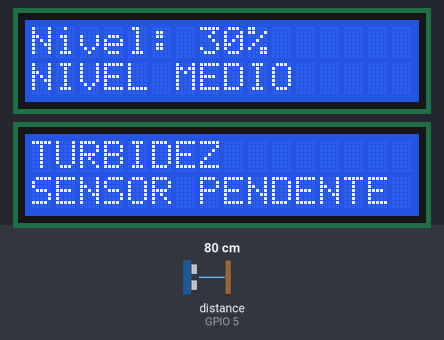
This sketch was run on a simulated ESP32-S3. On the bench: 2 × 16×2 character LCD. Wiring (inferred from the names in the program): ultrasonic range finder: trigger GPIO 4; echo GPIO 5. The inputs (shaded band) are chosen by the test bench; at power-on: distance to the obstacle (sensor on GPIO 5) 80 cm. The echo pulse lasts 58.3 µs per cm; WiFi joins after 1.5 s; servers stay silent unless stated; the local clock reads 2024-03-15 10:24:30 at power-on unless the sketch sets it; what the sketch prints to the serial monitor is not drawn.

Above: at 1.3 s.
1.4 s: distance to the obstacle (sensor on GPIO 5) set to 2 cm
At 3.7 s:
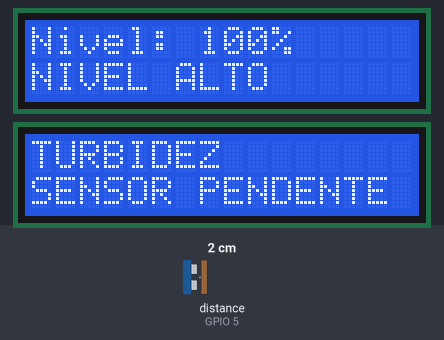
4.0 s: distance to the obstacle (sensor on GPIO 5) set to 120 cm
At 6.0 s:
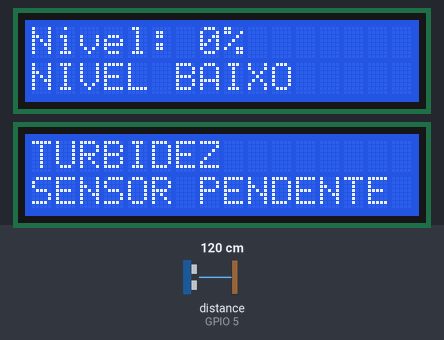
7.6 s: distance to the obstacle (sensor on GPIO 5) set to 18 cm
At 9.6 s:
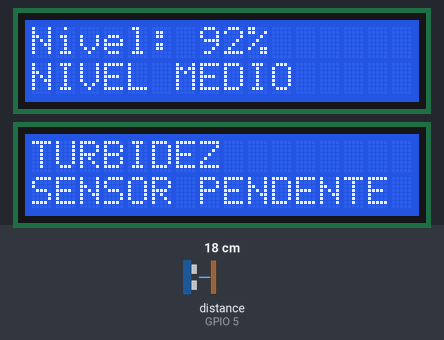
10.1 s: distance to the obstacle (sensor on GPIO 5) set to 4 cm
At 11.3 s:
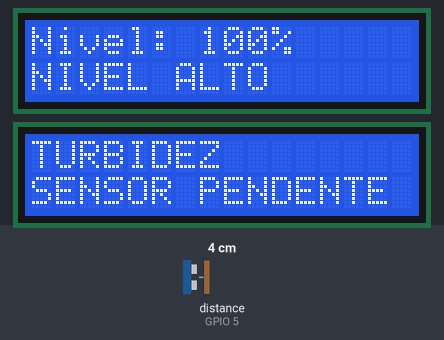
12.1 s: distance to the obstacle (sensor on GPIO 5) set to 250 cm
At 13.4 s:
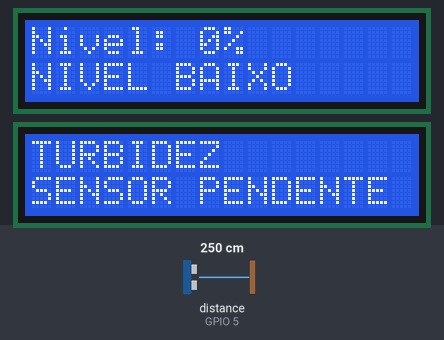
Timing chart, 0 to 15.1 s (numbered marks = the images above; inputs shaded):
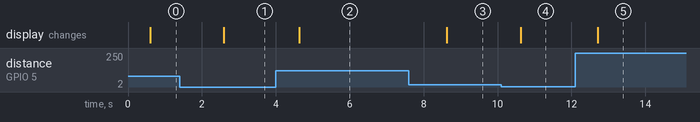

Measured:
- after the input at 1.4 s, the display: changes after 1.2 s (image 1)
- after the input at 4.0 s, the display: changes after 0.64 s (image 2)
- after the input at 7.6 s, the display: changes after 1.0 s (image 3)
- after the input at 10.1 s, the display: changes after 0.53 s (image 4)
- after the input at 12.1 s, the display: changes after 0.61 s (image 5)

The sketch:

nivelclean_simulacao.ino
```cpp
// NivelClean: ESP32-S3 SOMENTE para simulacao no Cirkit.
// Dois LCDs I2C: nivel 0x27 e turbidez 0x26. Nao inserir senhas neste arquivo.
#include <WiFi.h>
#include <WiFiClientSecure.h>
#include <HTTPClient.h>
#include <Wire.h>
#include <LiquidCrystal_I2C.h>
#include <time.h>
#include <math.h>
#include "firebase_roots.h"

const uint8_t TRIG_PIN=4, ECHO_PIN=5, SDA_PIN=8, SCL_PIN=9;
const float EMPTY_CM=110.0f, FULL_CM=10.0f; // EXEMPLOS da simulacao, nao da caixa real.
LiquidCrystal_I2C lcdLevel(0x27,16,2), lcdTurbidity(0x26,16,2);
String deviceUid, sessionToken, command;
uint32_t lastRead=0, lastPublish=0, tokenStart=0;
float lastCm=NAN;
const char* DB="https://nivelclean-2bc3b-default-rtdb.firebaseio.com";

void line(LiquidCrystal_I2C &lcd,uint8_t row,const String &text) {
  lcd.setCursor(0,row);
  for(uint8_t i=0;i<16;i++) lcd.print(i<text.length()?text[i]:' ');
}
float measure() {
  float values[5]; uint8_t n=0;
  for(uint8_t i=0;i<5;i++) {
    digitalWrite(TRIG_PIN,LOW);delayMicroseconds(2);
    digitalWrite(TRIG_PIN,HIGH);delayMicroseconds(10);digitalWrite(TRIG_PIN,LOW);
    unsigned long pulse=pulseIn(ECHO_PIN,HIGH,30000UL);
    float cm=pulse*0.0343f/2;
    if(pulse>0 && cm>=2 && cm<=400) values[n++]=cm;
    delay(65);
  }
  if(n<3) return NAN;
  for(uint8_t i=1;i<n;i++){float v=values[i];int j=i-1;while(j>=0 && values[j]>v){values[j+1]=values[j];j--;}values[j+1]=v;}
  return n%2?values[n/2]:(values[n/2-1]+values[n/2])/2;
}
float percent(float cm){return constrain(100.0f*(EMPTY_CM-cm)/(EMPTY_CM-FULL_CM),0.0f,100.0f);}
void display(float cm) {
  line(lcdTurbidity,0,"TURBIDEZ");line(lcdTurbidity,1,"SENSOR PENDENTE");
  if(!isfinite(cm)){line(lcdLevel,0,"Nivel: --%");line(lcdLevel,1,"SEM LEITURA");Serial.println("SIMULACAO | SEM LEITURA");return;}
  const float p=percent(cm);
  line(lcdLevel,0,"Nivel: "+String(p,0)+"%");
  line(lcdLevel,1,p<=20?"NIVEL BAIXO":p>=95?"NIVEL ALTO":"NIVEL MEDIO");
  Serial.printf("SIMULACAO | %.1f cm | %.1f %% | turbidez pendente\n",cm,p);
}
bool safeUid(const String &uid){
  if(uid.length()==0 || uid.length()>128)return false;
  for(size_t i=0;i<uid.length();i++){char c=uid[i];if(!isalnum(c)&&c!='_'&&c!='-')return false;}return true;
}
// Credencial de sessao recebida SO durante a execucao; nao e salva no sketch/NVS.
// O painel autenticado copia AUTH <uid> <idToken>. Expira em ate uma hora.
void readCommand(){
  while(Serial.available()){
    char c=Serial.read();
    if(c=='\r')continue;
    if(c=='\n'){
      if(command=="SAIR"){sessionToken="";deviceUid="";Serial.println("Sessao encerrada.");}
      else if(command.startsWith("AUTH ")){
        int split=command.indexOf(' ',5);
        String uid=split>5?command.substring(5,split):"";
        String token=split>5?command.substring(split+1):"";
        if(safeUid(uid)&&token.length()>100&&token.length()<4000){deviceUid=uid;sessionToken=token;tokenStart=millis();Serial.println("Sessao recebida. Aguardando Wi-Fi e NTP.");}
        else Serial.println("Comando de sessao invalido.");
      }
      command="";
    }else if(command.length()<4200)command+=c;
    else command="";
  }
}
void publish(float cm){
  if(sessionToken.isEmpty())return;
  if(uint32_t(millis()-tokenStart)>3600000UL){sessionToken="";Serial.println("Sessao expirou. Copie uma nova pelo painel.");return;}
  if(WiFi.status()!=WL_CONNECTED||time(nullptr)<1767225600)return;
  // Recolhe nova amostra imediatamente antes de enviar: nao renova dado antigo.
  const bool valid=isfinite(cm);
  String body="{\"status\":\""+String(valid?"ok":"sem_eco")+"\",\"calibrated\":true,\"emptyCm\":110,\"fullCm\":10,\"timestamp\":{\".sv\":\"timestamp\"},\"rssi\":"+String(WiFi.RSSI())+",\"version\":\"simulacao-2.0.0\",\"source\":\"simulacao\",\"turbidity\":{\"status\":\"not_configured\"}";
  if(valid)body+=",\"distanceCm\":"+String(cm,1)+",\"levelPct\":"+String(percent(cm),1);
  body+="}";
  WiFiClientSecure client;client.setCACert(FIREBASE_ROOTS);
  HTTPClient http;http.setTimeout(8000);http.useHTTP10(true);
  if(!http.begin(client,String(DB)+"/nivelclean/devices/"+deviceUid+"/telemetry.json?auth="+sessionToken+"&print=silent"))return;
  http.addHeader("Content-Type","application/json");
  int code=http.PUT(body);http.end();Serial.printf("Firebase HTTP %d\n",code);
  if(code==401||code==403){sessionToken="";Serial.println("Confira permissao do UID ou renove a sessao no painel.");}
}
void setup(){
  Serial.begin(115200);pinMode(TRIG_PIN,OUTPUT);pinMode(ECHO_PIN,INPUT);
  Wire.begin(SDA_PIN,SCL_PIN);lcdLevel.init();lcdLevel.backlight();lcdTurbidity.init();lcdTurbidity.backlight();
  display(NAN);
  WiFi.begin("CirkitWifi","");configTime(0,0,"time.google.com","pool.ntp.org");
  Serial.println("SIMULACAO NivelClean. Teste local ativo; Firebase aguarda sessao AUTH pelo Serial.");
  lastRead=millis()-1000;lastPublish=millis();
}
void loop(){
  readCommand();
  if(uint32_t(millis()-lastRead)>=1000){lastRead=millis();lastCm=measure();display(lastCm);
    if(uint32_t(millis()-lastPublish)>=10000){lastPublish=millis();publish(lastCm);}
  }
  delay(10);
}
```

firebase_roots.h
```cpp
#pragma once
#include <pgmspace.h>
// Raizes publicas Google Trust Services; extraidas do trust store do sistema.
// Fonte oficial para renovacao: https://pki.goog/repository/
// Verificar/renovar se o Google alterar a cadeia TLS.
static const char FIREBASE_ROOTS[] PROGMEM = R"CERT(
-----BEGIN CERTIFICATE-----
MIIFVzCCAz+gAwIBAgINAgPlk28xsBNJiGuiFzANBgkqhkiG9w0BAQwFADBHMQsw
CQYDVQQGEwJVUzEiMCAGA1UEChMZR29vZ2xlIFRydXN0IFNlcnZpY2VzIExMQzEU
MBIGA1UEAxMLR1RTIFJvb3QgUjEwHhcNMTYwNjIyMDAwMDAwWhcNMzYwNjIyMDAw
MDAwWjBHMQswCQYDVQQGEwJVUzEiMCAGA1UEChMZR29vZ2xlIFRydXN0IFNlcnZp
Y2VzIExMQzEUMBIGA1UEAxMLR1RTIFJvb3QgUjEwggIiMA0GCSqGSIb3DQEBAQUA
A4ICDwAwggIKAoICAQC2EQKLHuOhd5s73L+UPreVp0A8of2C+X0yBoJx9vaMf/vo
27xqLpeXo4xL+Sv2sfnOhB2x+cWX3u+58qPpvBKJXqeqUqv4IyfLpLGcY9vXmX7w
Cl7raKb0xlpHDU0QM+NOsROjyBhsS+z8CZDfnWQpJSMHobTSPS5g4M/SCYe7zUjw
TcLCeoiKu7rPWRnWr4+wB7CeMfGCwcDfLqZtbBkOtdh+JhpFAz2weaSUKK0Pfybl
qAj+lug8aJRT7oM6iCsVlgmy4HqMLnXWnOunVmSPlk9orj2XwoSPwLxAwAtcvfaH
szVsrBhQf4TgTM2S0yDpM7xSma8ytSmzJSq0SPly4cpk9+aCEI3oncKKiPo4Zor8
Y/kB+Xj9e1x3+naH+uzfsQ55lVe0vSbv1gHR6xYKu44LtcXFilWr06zqkUspzBmk
MiVOKvFlRNACzqrOSbTqn3yDsEB750Orp2yjj32JgfpMpf/VjsPOS+C12LOORc92
wO1AK/1TD7Cn1TsNsYqiA94xrcx36m97PtbfkSIS5r762DL8EGMUUXLeXdYWk70p
aDPvOmbsB4om3xPXV2V4J95eSRQAogB/mqghtqmxlbCluQ0WEdrHbEg8QOB+DVrN
VjzRlwW5y0vtOUucxD/SVRNuJLDWcfr0wbrM7Rv1/oFB2ACYPTrIrnqYNxgFlQID
AQABo0IwQDAOBgNVHQ8BAf8EBAMCAYYwDwYDVR0TAQH/BAUwAwEB/zAdBgNVHQ4E
FgQU5K8rJnEaK0gnhS9SZizv8IkTcT4wDQYJKoZIhvcNAQEMBQADggIBAJ+qQibb
C5u+/x6Wki4+omVKapi6Ist9wTrYggoGxval3sBOh2Z5ofmmWJyq+bXmYOfg6LEe
QkEzCzc9zolwFcq1JKjPa7XSQCGYzyI0zzvFIoTgxQ6KfF2I5DUkzps+GlQebtuy
h6f88/qBVRRiClmpIgUxPoLW7ttXNLwzldMXG+gnoot7TiYaelpkttGsN/H9oPM4
7HLwEXWdyzRSjeZ2axfG34arJ45JK3VmgRAhpuo+9K4l/3wV3s6MJT/KYnAK9y8J
ZgfIPxz88NtFMN9iiMG1D53Dn0reWVlHxYciNuaCp+0KueIHoI17eko8cdLiA6Ef
MgfdG+RCzgwARWGAtQsgWSl4vflVy2PFPEz0tv/bal8xa5meLMFrUKTX5hgUvYU/
Z6tGn6D/Qqc6f1zLXbBwHSs09dR2CQzreExZBfMzQsNhFRAbd03OIozUhfJFfbdT
6u9AWpQKXCBfTkBdYiJ23//OYb2MI3jSNwLgjt7RETeJ9r/tSQdirpLsQBqvFAnZ
0E6yove+7u7Y/9waLd64NnHi/Hm3lCXRSHNboTXns5lndcEZOitHTtNCjv0xyBZm
2tIMPNuzjsmhDYAPexZ3FL//2wmUspO8IFgV6dtxQ/PeEMMA3KgqlbbC1j+Qa3bb
bP6MvPJwNQzcmRk13NfIRmPVNnGuV/u3gm3c
-----END CERTIFICATE-----
-----BEGIN CERTIFICATE-----
MIICCTCCAY6gAwIBAgINAgPluILrIPglJ209ZjAKBggqhkjOPQQDAzBHMQswCQYD
VQQGEwJVUzEiMCAGA1UEChMZR29vZ2xlIFRydXN0IFNlcnZpY2VzIExMQzEUMBIG
A1UEAxMLR1RTIFJvb3QgUjMwHhcNMTYwNjIyMDAwMDAwWhcNMzYwNjIyMDAwMDAw
WjBHMQswCQYDVQQGEwJVUzEiMCAGA1UEChMZR29vZ2xlIFRydXN0IFNlcnZpY2Vz
IExMQzEUMBIGA1UEAxMLR1RTIFJvb3QgUjMwdjAQBgcqhkjOPQIBBgUrgQQAIgNi
AAQfTzOHMymKoYTey8chWEGJ6ladK0uFxh1MJ7x/JlFyb+Kf1qPKzEUURout736G
jOyxfi//qXGdGIRFBEFVbivqJn+7kAHjSxm65FSWRQmx1WyRRK2EE46ajA2ADDL2
4CejQjBAMA4GA1UdDwEB/wQEAwIBhjAPBgNVHRMBAf8EBTADAQH/MB0GA1UdDgQW
BBTB8Sa6oC2uhYHP0/EqEr24Cmf9vDAKBggqhkjOPQQDAwNpADBmAjEA9uEglRR7
VKOQFhG/hMjqb2sXnh5GmCCbn9MN2azTL818+FsuVbu/3ZL3pAzcMeGiAjEA/Jdm
ZuVDFhOD3cffL74UOO0BzrEXGhF16b0DjyZ+hOXJYKaV11RZt+cRLInUue4X
-----END CERTIFICATE-----
-----BEGIN CERTIFICATE-----
MIICCTCCAY6gAwIBAgINAgPlwGjvYxqccpBQUjAKBggqhkjOPQQDAzBHMQswCQYD
VQQGEwJVUzEiMCAGA1UEChMZR29vZ2xlIFRydXN0IFNlcnZpY2VzIExMQzEUMBIG
A1UEAxMLR1RTIFJvb3QgUjQwHhcNMTYwNjIyMDAwMDAwWhcNMzYwNjIyMDAwMDAw
WjBHMQswCQYDVQQGEwJVUzEiMCAGA1UEChMZR29vZ2xlIFRydXN0IFNlcnZpY2Vz
IExMQzEUMBIGA1UEAxMLR1RTIFJvb3QgUjQwdjAQBgcqhkjOPQIBBgUrgQQAIgNi
AATzdHOnaItgrkO4NcWBMHtLSZ37wWHO5t5GvWvVYRg1rkDdc/eJkTBa6zzuhXyi
QHY7qca4R9gq55KRanPpsXI5nymfopjTX15YhmUPoYRlBtHci8nHc8iMai/lxKvR
HYqjQjBAMA4GA1UdDwEB/wQEAwIBhjAPBgNVHRMBAf8EBTADAQH/MB0GA1UdDgQW
BBSATNbrdP9JNqPV2Py1PsVq8JQdjDAKBggqhkjOPQQDAwNpADBmAjEA6ED/g94D
9J+uHXqnLrmvT/aDHQ4thQEd0dlq7A/Cr8deVl5c1RxYIigL9zC2L7F8AjEA8GE8
p/SgguMh1YQdc4acLa/KNJvxn7kjNuK8YAOdgLOaVsjh4rsUecrNIdSUtUlD
-----END CERTIFICATE-----
)CERT";
```
